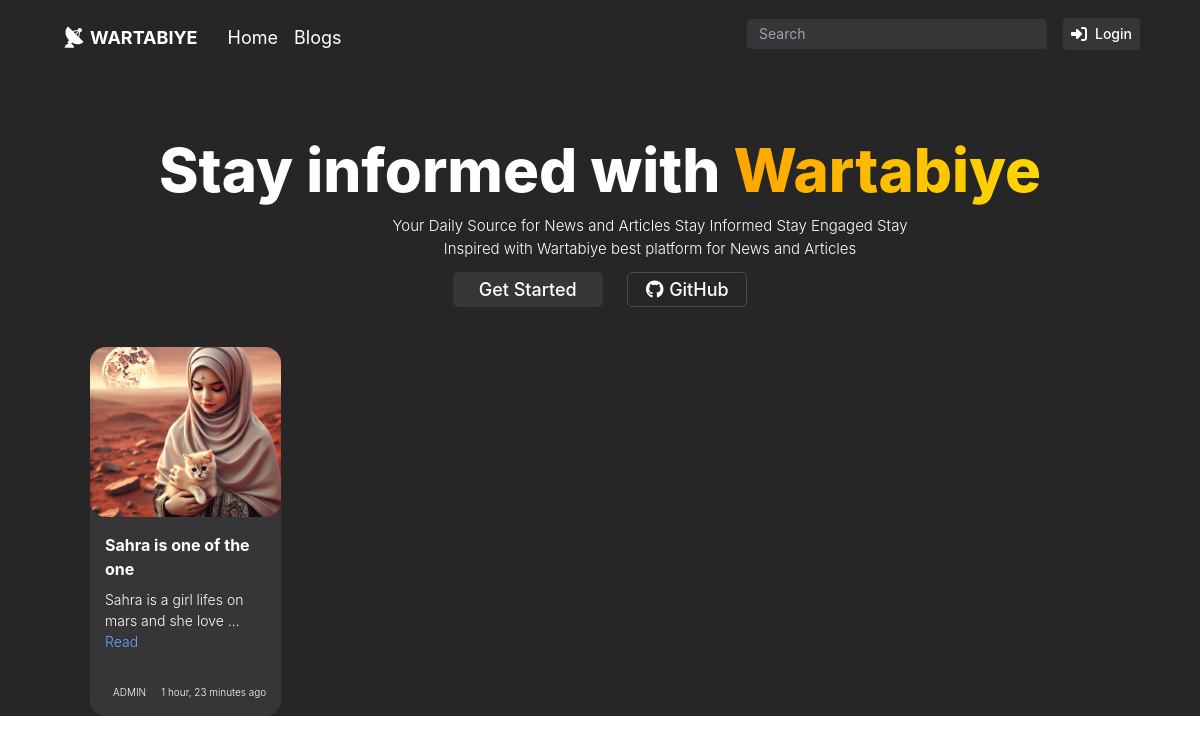
The page / on the database its author committed.
### blog/models.py (models this page shows, shortened)
class Blog(models.Model):
    title = models.CharField(max_length=400)
    content = models.TextField(unique=True)
    description = models.CharField(max_length=60, default="This Blog does not have description")
    author = models.ForeignKey(User, on_delete=models.CASCADE)
    created_at = models.DateTimeField(auto_now_add=True)
    thumbnail = models.ImageField(upload_to='blog/thumbnail')
    tags = models.ManyToManyField(Tag, related_name="Blog")

### blog/views.py (the view)
# urls.py: path('', views.home_page, name='home_page'),
def home_page(request):
    blog = Blog.objects.all()
    tags = Tag.objects.all()
    return render(request, 'home/home_page.html', {'blogs': blog, 'tags': tags})

### blog/models.py (called while the page is built)
    def __str__(self):
        return self.name

### blog/templates/home/home_page.html (shortened to what this page needs)
{% extends "base/base.html" %}
{% load static %}
{% block content %}
{% block css %}
<link rel="stylesheet" href="{% static "css/home_page.css" %}">
{% endblock css %}
<div id="home" class="h-fit">
  {% include "navbar/navbar.html" %}
  <div class="mx-[30px] mt-[74px]">
    <div class="">
      <h1 class="text-[40px] md:text-[50px] text-white text-center font-extrabold cursor-pointer lg:text-[60px] sm-custom:text-[30px]">
        Stay informed with
        <span class="bg-gradient-to-r from-[#FFA500] to-[#FFD700] text-transparent bg-clip-text">Wartabiye</span>
      </h1>
      <p class="text-[13px] md:text-[15px] text-white font-light text-center md:w-[450px] md:ml-[145px] lg:w-[550px] lg:ml-[345px]">
        Your Daily Source for News and Articles Stay Informed Stay Engaged Stay Inspired with Wartabiye best platform for News and Articles
      </p>
      <div class="text-center mt-[12px]">
        <button class="h-[30px] w-[100px] lg:h-[35px] lg:w-[150px] text-white rounded-[5px] font-medium text-[14px] lg:text-[18px] bg-[#363639] cursor-pointer mr-[20px] hover:bg-[#49494d]">Get Started</button>
        <a href="#">
          <button class="h-[30px] w-[90px] lg:h-[35px] lg:w-[120px] text-white rounded-[5px] font-medium text-[14px] lg:text-[18px] border border-[#4B4B50] cursor-pointer hover:bg-[#363639]">
            <span class="mr-[1px]"><i class="fa-brands fa-github" style="color: #ffffff"></i></span>
            GitHub
          </button>
        </a>
      </div>
    </div>
    {% include 'home/blogs/blogs.html' %}
  </div>
</div>
{% endblock content %}

### blog/templates/home/blogs/blogs.html
{% load static %}
{% block css %}
  <link rel="stylesheet" href="{% static "css/blog.css" %}">
{% endblock css %}
<div class="grid grid-cols-1 lg:gap-x-5 ml-[25px] lg:mr-[70px] md:grid-cols-2 lg:grid-cols-4">
  {% for blog in blogs %}
    <div
      class="blog fit mr-[20px] sm-custom:ml-[-3px] bg-[#363639] rounded-[16px] mt-10 cursor-pointer md:ml-[35px]"
      data-name="{{ blog.title|lower }}"
      data-tags="{{ blog.tags.all|join:", " }}"
    >
      <a href="{% url "blog_reading" blog.id %}">
        <img class="w-full rounded-[16px] h-[170px] object-cover" src="{{ blog.thumbnail|default:'path/to/default/image.jpg' }}">
        <div class="mt-4 mx-[15px]">
          <h1 class="text-white font-bold text-[16px]">{{ blog.title }}</h1>
          <p class="text-white whitespace-normal break-words font-light mt-2 text-[14px]">
            {{ blog.description|truncatewords:10|safe }} <a class="text-blue-400" href="{% url "blog_reading" blog.id %}">Read</a>
          </p>
        </div>
      </a>
      <div class="flex justify-between items-center mx-[15px] mt-6 h-10">
        <div class="flex justify-between items-center">
          <p class="text-white font-light text-[10px] ml-2 mt-[-8px]">{{ blog.author|upper }}</p>
        </div>
        <p class="text-white font-light text-[10px] mt-[-8px]">{{ blog.created_at|timesince }} ago</p>
      </div>
    </div>
  {% empty %}
    <p class="text-white text-center col-span-4 mt-[319px]">No blogs available at the moment. Please check back later.</p>
  {% endfor %}
</div>

### rows shown on the page
Blog: thumbnail (picture), title "Sahra is one of the one", description "Sahra is a girl lifes on mars and she love …", author "ADMIN", created_at "1 hour, 23 minutes"
